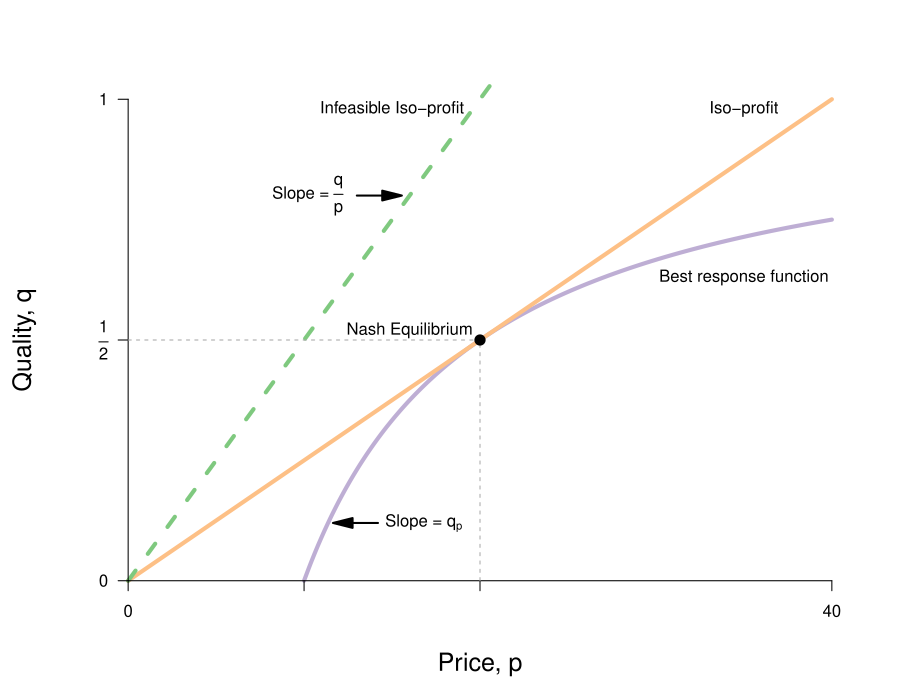

This figure's R source:
require(ggplot2)
require(shape)
pdf(file = "bfh-textbook/information_power/ch11_fig1.pdf", width = 9, height = 7)

#Set parameters for graphics
axislabelsize <- 1.5

brfFn <- function(p, delta = 5) {
  1 - (2*delta) /p
}

solowCondition <- function(p, delta = 5){
  (p*(1/(8*delta)))
}

solowInfeas <- function(p, delta = 5){
  (p*(1/(4*delta)))
}

#COL <- c("#1B9E77", "#D95F02", "#7570B3", "#E7298A", "#66A61E", "#E6AB02", "#A6761D", "#666666")
COL <- c("#7fc97f", "#beaed4", "#fdc086", "#ffff99")
par(mar =  c(5, 5, 4, 2))
xlims <- c(0, 40)
ylims <- c(0, 1)


plot(0, 0, xlim = xlims, ylim = ylims, type = "n",
     xlab = expression(paste("Price, ", p)),
     ylab = expression(paste("Quality, ", q)),
     xaxt = "n", yaxt = "n", cex.lab = axislabelsize, bty = "n")

npts <- 500 
npts2 <- 501
#Specify the sequences of points for graphing. 
xx1 <- seq(10, xlims[2], length.out = npts)
xx2 <- seq(xlims[1], xlims[2], length.out = npts)
xx3 <- seq(xlims[1], xlims[2], length.out = npts2)
xx4 <- seq(xlims[1], 10, length.out = npts2)

#Draw the lines for the graphs
lines(xx1, brfFn(xx1), col = COL[2], lwd = 4)
lines(xx2, solowCondition(xx2, delta = 5), col = COL[3], lwd = 4)
lines(xx2, solowInfeas(xx2, delta = 5), col = COL[1], lwd = 4, lty = 2)

#Customize ticks and labels for the plot
ticksy <- c(0, 0.5, 1)
ylabels <- c(0, expression(paste(frac(1,2))), 1)
ticksx <- c(0, 10, 20, 40)
xlabels <- c(0, NA, NA, 40)
axis(1, at = ticksx, pos = 0, labels = xlabels)
axis(2, at = ticksy, pos = 0, labels = ylabels, las = 1)

#Annotation of the three graphs and the NE
text(35, 0.98, expression(paste("Iso-profit")))
text(15, 0.98, expression(paste("Infeasible Iso-profit")))
text(35, 0.63, expression(paste("Best response function")))
text(16, 0.52, expression(paste("Nash Equilibrium")))

#Lines for the coordinates of the Nash equilbrium
segments(20, 0, 20, 0.5, lty = 2, col = "darkgray")
segments(0, 0.5, 20, 0.5, lty = 2, col = "darkgray")

#Add a point for the NE
points(20, 0.5, pch = 16, col = "black", cex = 1.5)

#Arrow to Slope of BRF
Arrows(14.2, 0.12, 12.2, 0.12, col = "black", lty = 1, lwd = 2, arr.type = "triangle")
text(16.8, 0.12, expression(paste("Slope = ", q[p])))

#Arrow to Slope of isoprofit
Arrows(13, 0.80, 15, 0.80, col = "black", lty = 1, lwd = 2, arr.type = "triangle")
text(10.2, 0.80, expression(paste("Slope = ", frac(q, p))))

dev.off()
